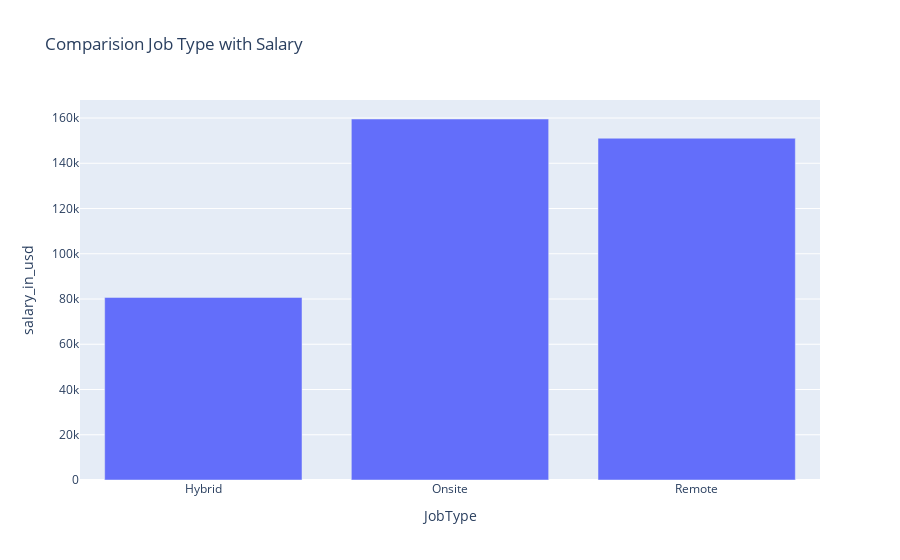

The cell this chart's notebook holds for it:
### Code cell
grouped = df.groupby('JobType')['salary_in_usd'].mean()
grouped = grouped.reset_index()
grouped
px.bar(grouped,x='JobType',y='salary_in_usd',title="Comparision Job Type with Salary")

### Figure 1 — Plotly figure (JSON) as saved in the notebook; plotly's stock layout.template omitted (floating-point values rounded to 4 significant figures)
{"data": [{"hovertemplate": "JobType=%{x}<br>salary_in_usd=%{y}<extra></extra>", "legendgroup": "", "marker": {"color": "#636efa", "pattern": {"shape": ""}}, "name": "", "orientation": "v", "showlegend": false, "textposition": "auto", "type": "bar", "x": ["Hybrid", "Onsite", "Remote"], "xaxis": "x", "y": [80710.0, 159600.0, 151100.0], "yaxis": "y"}], "layout": {"barmode": "relative", "legend": {"tracegroupgap": 0}, "title": {"text": "Comparision Job Type with Salary"}, "xaxis": {"anchor": "y", "domain": [0, 1], "title": {"text": "JobType"}}, "yaxis": {"anchor": "x", "domain": [0, 1], "title": {"text": "salary_in_usd"}}}}
